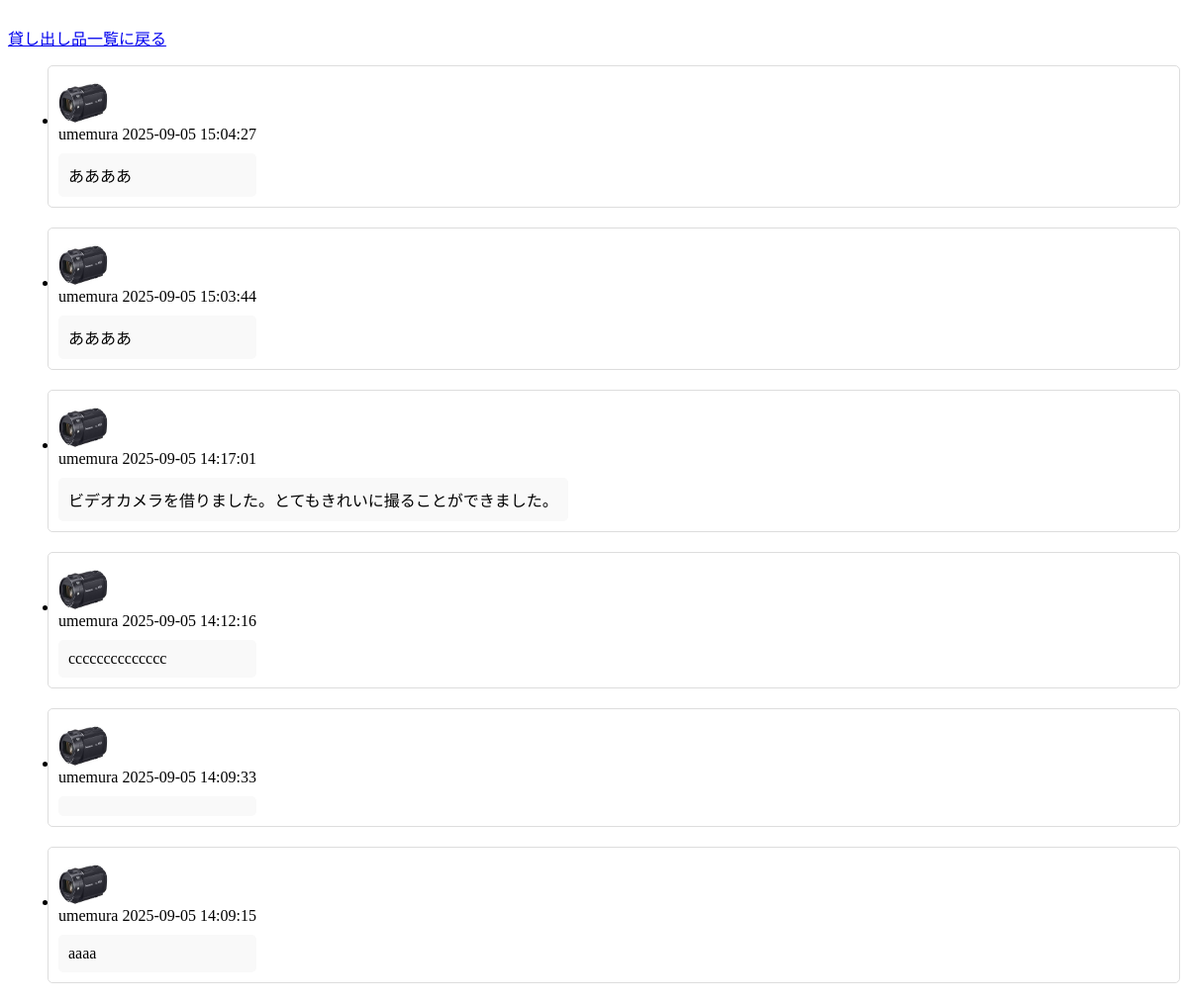
The app's page /mess, older data.
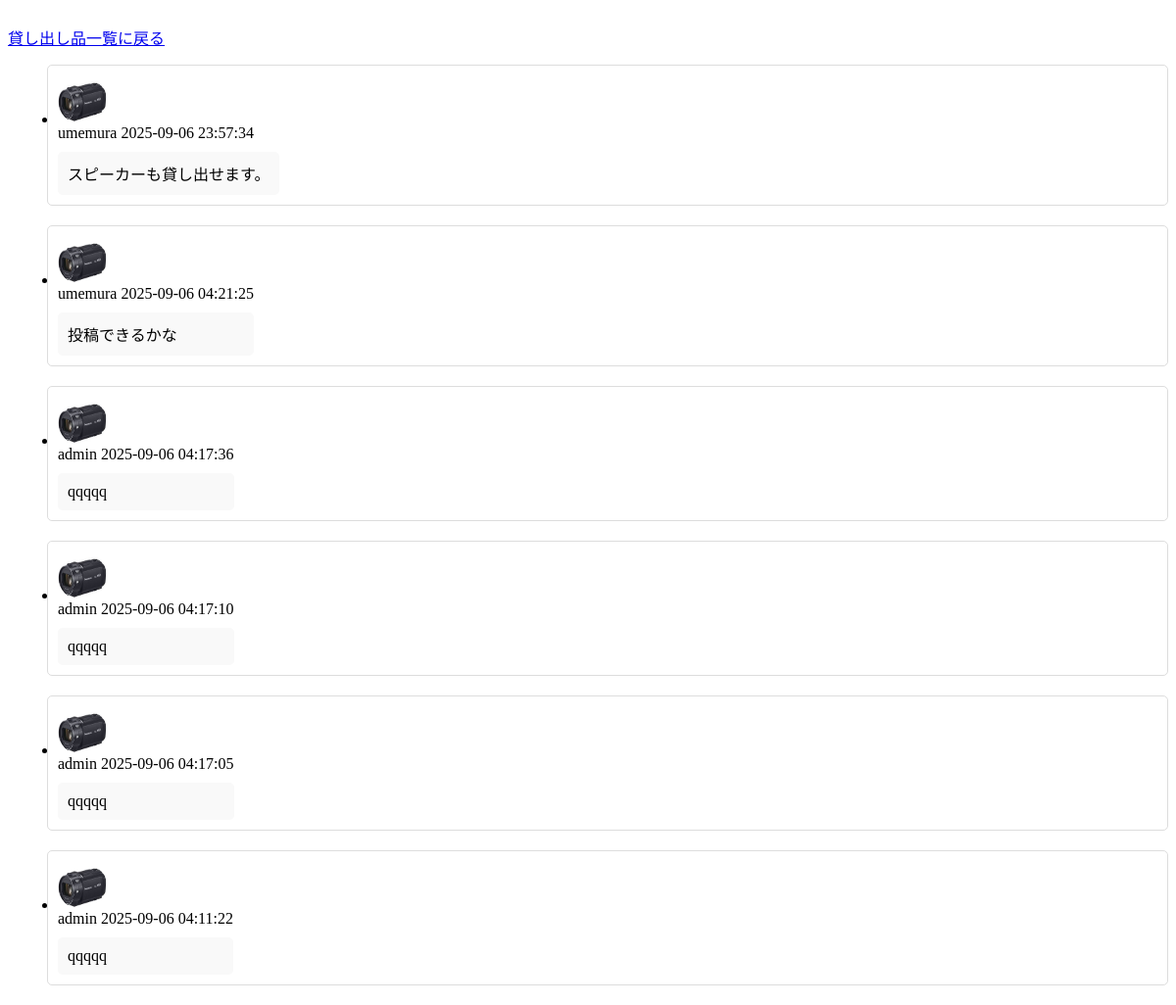
The same page, newer data.
### config.py (models this page shows)
class Message(Model):
    id = IntegerField(primary_key=True)
    user = ForeignKeyField(User, backref="messages", on_delete="CASCADE")  # 参照先が削除された場合は削除する
    content = TextField()
    pub_date = TimestampField(default=datetime.datetime.now)
    reply_to = ForeignKeyField(
        "self", backref="messages", on_delete="CASCADE", null=True
    )  # 参照先が削除された場合は削除する nullを許容する
    class Meta:
        database = db
        table_name = "messages"

class User(UserMixin, Model):
    id = IntegerField(primary_key=True)
    name = CharField(unique=True)
    email = CharField(unique=True)
    password = TextField()
    class Meta:
        database = db
        table_name = "users"

### app.py (the view)
@app.route("/mess", methods=["GET", "POST"])
def mess():
    if request.method == "POST" and current_user.is_authenticated:
        Message.create(user=current_user, content=request.form["content"])
    messages = (
        Message.select()
        .where(Message.reply_to.is_null(True))
        .order_by(Message.pub_date.desc(), Message.id.desc())
    )
    return render_template("/select_item/message.html", messages=messages)

### templates/select_item/message.html (shortened to what this page needs)
    <a href="/select">貸し出し品一覧に戻る</a>
    <ul>
        {% for message in messages %}
        <div class="message">
            <li>
                <img src="/static/s1.jpg" alt="ユーザー画像">
                <div class="message-info">
                    <div>{{ message.user.name }} {{ message.pub_date }}</div>
                    <div class="message-content">
                        {{ message.content }}
                    </div>
                </div>
            </li>
        </div>
        {% endfor %}
    </ul>

### templates/select_item/message.html (style rules this page uses)
.message { display: flex; align-items: center; margin-bottom: 20px; padding: 10px; border: 1px solid #ddd; border-radius: 5px; }
.message img { width: 50px; height: 50px; margin-right: 15px; border-radius: 50%; }
.message-info { display: flex; flex-direction: column; justify-content: center; }
.message-content { margin-top: 10px; padding: 10px; background-color: #f9f9f9; border-radius: 5px; }

Row changes from the older to the newer data that the page shows:
changed Message: pub_date "2025-09-05 15:04:27" → "2025-09-06 23:57:34"; content "ああああ" → "スピーカーも貸し出せます。"
changed Message: pub_date "2025-09-05 15:03:44" → "2025-09-06 04:21:25"; content "ああああ" → "投稿できるかな"
changed Message (number 3 of 6 on the later page): user.name "umemura" → "admin"; pub_date "2025-09-05 14:17:01" → "2025-09-06 04:17:36"; content "ビデオカメラを借りました。とてもきれいに撮ることができました。" → "qqqqq"
changed Message (number 4 of 6 on the later page): user.name "umemura" → "admin"; pub_date "2025-09-05 14:12:16" → "2025-09-06 04:17:10"; content "cccccccccccccc" → "qqqqq"
changed Message (number 5 of 6 on the later page): user.name "umemura" → "admin"; pub_date "2025-09-05 14:09:33" → "2025-09-06 04:17:05"; content (not shown) → "qqqqq"
changed Message (number 6 of 6 on the later page): user.name "umemura" → "admin"; pub_date "2025-09-05 14:09:15" → "2025-09-06 04:11:22"; content "aaaa" → "qqqqq"
